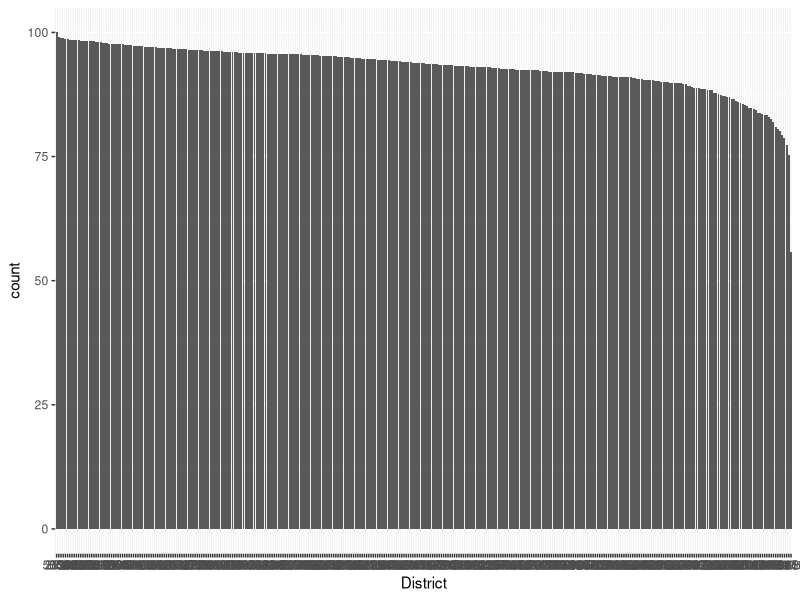
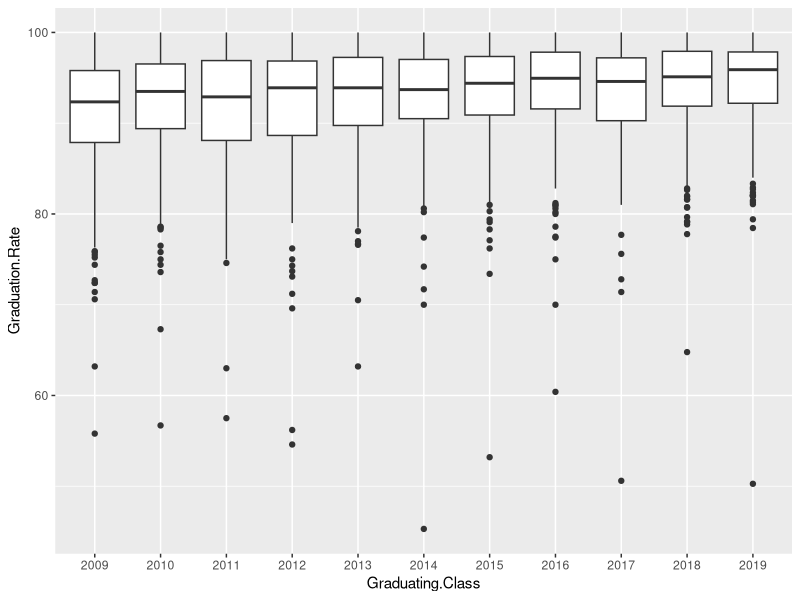

These figures' R source, in order:
## ---- chunk 1
knitr::opts_chunk$set(echo = TRUE)
## ---- chunk 2
#all the packages we used in this project
library(ggplot2)
library(dplyr)
library(lubridate)
## ---- chunk 3
df=read.csv("4-Year_Graduation_Rates_in_Iowa_by_Cohort_and_Public_School_District.csv")
## ---- chunk 4
dim(df)
variable.names(df)
length(unique(df$District)) 
length(unique(df$District.Name))
range(df$Graduating.Class)

## ---- chunk 5
gr=na.omit(df)
head(gr)
dim(gr)
## ---- chunk 6
gr %>% 
  group_by(District) %>% 
  summarize(Graduation.Rate= mean(Graduation.Rate)) %>%
  mutate(District= reorder(District, -Graduation.Rate, mean)) %>%
  ggplot(aes(District, weight=Graduation.Rate)) + geom_bar()
## ---- chunk 7
gr$Graduating.Class=as.character(gr$Graduating.Class)
gr %>% 
  group_by(Graduating.Class) %>% 
  ggplot(aes(Graduating.Class,y=Graduation.Rate))+geom_boxplot()
